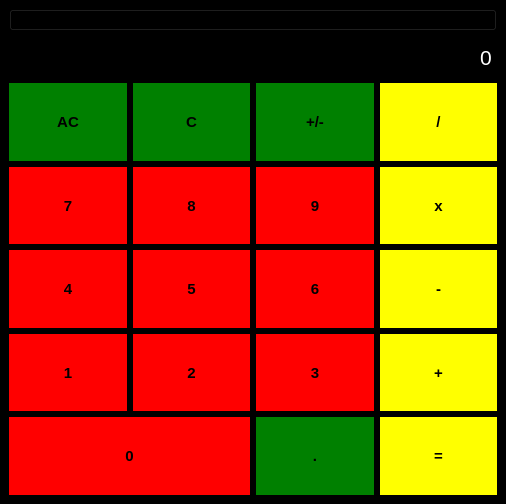
<?xml version="1.0" encoding="UTF-8"?>
<ui version="4.0">
 <class>MainWindow</class>
 <widget class="QMainWindow" name="MainWindow">
  <property name="geometry">
   <rect>
    <x>0</x>
    <y>0</y>
    <width>506</width>
    <height>504</height>
   </rect>
  </property>
  <property name="sizePolicy">
   <sizepolicy hsizetype="Fixed" vsizetype="Fixed">
    <horstretch>0</horstretch>
    <verstretch>0</verstretch>
   </sizepolicy>
  </property>
  <property name="minimumSize">
   <size>
    <width>322</width>
    <height>330</height>
   </size>
  </property>
  <property name="maximumSize">
   <size>
    <width>1000</width>
    <height>1000</height>
   </size>
  </property>
  <property name="palette">
   <palette>
    <active>
     <colorrole role="WindowText">
      <brush brushstyle="SolidPattern">
       <color alpha="255">
        <red>0</red>
        <green>0</green>
        <blue>0</blue>
       </color>
      </brush>
     </colorrole>
     <colorrole role="Light">
      <brush brushstyle="SolidPattern">
       <color alpha="255">
        <red>255</red>
        <green>255</green>
        <blue>255</blue>
       </color>
      </brush>
     </colorrole>
     <colorrole role="Midlight">
      <brush brushstyle="SolidPattern">
       <color alpha="255">
        <red>227</red>
        <green>227</green>
        <blue>227</blue>
       </color>
      </brush>
     </colorrole>
     <colorrole role="Dark">
      <brush brushstyle="SolidPattern">
       <color alpha="255">
        <red>160</red>
        <green>160</green>
        <blue>160</blue>
       </color>
      </brush>
     </colorrole>
     <colorrole role="Mid">
      <brush brushstyle="SolidPattern">
       <color alpha="255">
        <red>160</red>
        <green>160</green>
        <blue>160</blue>
       </color>
      </brush>
     </colorrole>
     <colorrole role="Text">
      <brush brushstyle="SolidPattern">
       <color alpha="255">
        <red>0</red>
        <green>0</green>
        <blue>0</blue>
       </color>
      </brush>
     </colorrole>
     <colorrole role="BrightText">
      <brush brushstyle="SolidPattern">
       <color alpha="255">
        <red>255</red>
        <green>255</green>
        <blue>255</blue>
       </color>
      </brush>
     </colorrole>
     <colorrole role="ButtonText">
      <brush brushstyle="SolidPattern">
       <color alpha="255">
        <red>0</red>
        <green>0</green>
        <blue>0</blue>
       </color>
      </brush>
     </colorrole>
     <colorrole role="Shadow">
      <brush brushstyle="SolidPattern">
       <color alpha="255">
        <red>105</red>
        <green>105</green>
        <blue>105</blue>
       </color>
      </brush>
     </colorrole>
     <colorrole role="Highlight">
      <brush brushstyle="SolidPattern">
       <color alpha="255">
        <red>0</red>
        <green>120</green>
        <blue>215</blue>
       </color>
      </brush>
     </colorrole>
     <colorrole role="HighlightedText">
      <brush brushstyle="SolidPattern">
       <color alpha="255">
        <red>255</red>
        <green>255</green>
        <blue>255</blue>
       </color>
      </brush>
     </colorrole>
     <colorrole role="Link">
      <brush brushstyle="SolidPattern">
       <color alpha="255">
        <red>0</red>
        <green>0</green>
        <blue>255</blue>
       </color>
      </brush>
     </colorrole>
     <colorrole role="LinkVisited">
      <brush brushstyle="SolidPattern">
       <color alpha="255">
        <red>255</red>
        <green>0</green>
        <blue>255</blue>
       </color>
      </brush>
     </colorrole>
     <colorrole role="AlternateBase">
      <brush brushstyle="SolidPattern">
       <color alpha="255">
        <red>245</red>
        <green>245</green>
        <blue>245</blue>
       </color>
      </brush>
     </colorrole>
     <colorrole role="NoRole">
      <brush brushstyle="NoBrush">
       <color alpha="255">
        <red>0</red>
        <green>0</green>
        <blue>0</blue>
       </color>
      </brush>
     </colorrole>
     <colorrole role="ToolTipBase">
      <brush brushstyle="SolidPattern">
       <color alpha="255">
        <red>255</red>
        <green>255</green>
        <blue>220</blue>
       </color>
      </brush>
     </colorrole>
     <colorrole role="ToolTipText">
      <brush brushstyle="SolidPattern">
       <color alpha="255">
        <red>0</red>
        <green>0</green>
        <blue>0</blue>
       </color>
      </brush>
     </colorrole>
     <colorrole role="PlaceholderText">
      <brush brushstyle="SolidPattern">
       <color alpha="255">
        <red>0</red>
        <green>0</green>
        <blue>0</blue>
       </color>
      </brush>
     </colorrole>
    </active>
    <inactive>
     <colorrole role="WindowText">
      <brush brushstyle="SolidPattern">
       <color alpha="255">
        <red>0</red>
        <green>0</green>
        <blue>0</blue>
       </color>
      </brush>
     </colorrole>
     <colorrole role="Light">
      <brush brushstyle="SolidPattern">
       <color alpha="255">
        <red>255</red>
        <green>255</green>
        <blue>255</blue>
       </color>
      </brush>
     </colorrole>
     <colorrole role="Midlight">
      <brush brushstyle="SolidPattern">
       <color alpha="255">
        <red>227</red>
        <green>227</green>
        <blue>227</blue>
       </color>
      </brush>
     </colorrole>
     <colorrole role="Dark">
      <brush brushstyle="SolidPattern">
       <color alpha="255">
        <red>160</red>
        <green>160</green>
        <blue>160</blue>
       </color>
      </brush>
     </colorrole>
     <colorrole role="Mid">
      <brush brushstyle="SolidPattern">
       <color alpha="255">
        <red>160</red>
        <green>160</green>
        <blue>160</blue>
       </color>
      </brush>
     </colorrole>
     <colorrole role="Text">
      <brush brushstyle="SolidPattern">
       <color alpha="255">
        <red>0</red>
        <green>0</green>
        <blue>0</blue>
       </color>
      </brush>
     </colorrole>
     <colorrole role="BrightText">
      <brush brushstyle="SolidPattern">
       <color alpha="255">
        <red>255</red>
        <green>255</green>
        <blue>255</blue>
       </color>
      </brush>
     </colorrole>
     <colorrole role="ButtonText">
      <brush brushstyle="SolidPattern">
       <color alpha="255">
        <red>0</red>
        <green>0</green>
        <blue>0</blue>
       </color>
      </brush>
     </colorrole>
     <colorrole role="Shadow">
      <brush brushstyle="SolidPattern">
       <color alpha="255">
        <red>105</red>
        <green>105</green>
        <blue>105</blue>
       </color>
      </brush>
     </colorrole>
     <colorrole role="Highlight">
      <brush brushstyle="SolidPattern">
       <color alpha="255">
        <red>240</red>
        <green>240</green>
        <blue>240</blue>
       </color>
      </brush>
     </colorrole>
     <colorrole role="HighlightedText">
      <brush brushstyle="SolidPattern">
       <color alpha="255">
        <red>0</red>
        <green>0</green>
        <blue>0</blue>
       </color>
      </brush>
     </colorrole>
     <colorrole role="Link">
      <brush brushstyle="SolidPattern">
       <color alpha="255">
        <red>0</red>
        <green>0</green>
        <blue>255</blue>
       </color>
      </brush>
     </colorrole>
     <colorrole role="LinkVisited">
      <brush brushstyle="SolidPattern">
       <color alpha="255">
        <red>255</red>
        <green>0</green>
        <blue>255</blue>
       </color>
      </brush>
     </colorrole>
     <colorrole role="AlternateBase">
      <brush brushstyle="SolidPattern">
       <color alpha="255">
        <red>245</red>
        <green>245</green>
        <blue>245</blue>
       </color>
      </brush>
     </colorrole>
     <colorrole role="NoRole">
      <brush brushstyle="NoBrush">
       <color alpha="255">
        <red>0</red>
        <green>0</green>
        <blue>0</blue>
       </color>
      </brush>
     </colorrole>
     <colorrole role="ToolTipBase">
      <brush brushstyle="SolidPattern">
       <color alpha="255">
        <red>255</red>
        <green>255</green>
        <blue>220</blue>
       </color>
      </brush>
     </colorrole>
     <colorrole role="ToolTipText">
      <brush brushstyle="SolidPattern">
       <color alpha="255">
        <red>0</red>
        <green>0</green>
        <blue>0</blue>
       </color>
      </brush>
     </colorrole>
     <colorrole role="PlaceholderText">
      <brush brushstyle="SolidPattern">
       <color alpha="255">
        <red>0</red>
        <green>0</green>
        <blue>0</blue>
       </color>
      </brush>
     </colorrole>
    </inactive>
    <disabled>
     <colorrole role="WindowText">
      <brush brushstyle="SolidPattern">
       <color alpha="255">
        <red>0</red>
        <green>0</green>
        <blue>0</blue>
       </color>
      </brush>
     </colorrole>
     <colorrole role="Light">
      <brush brushstyle="SolidPattern">
       <color alpha="255">
        <red>255</red>
        <green>255</green>
        <blue>255</blue>
       </color>
      </brush>
     </colorrole>
     <colorrole role="Midlight">
      <brush brushstyle="SolidPattern">
       <color alpha="255">
        <red>247</red>
        <green>247</green>
        <blue>247</blue>
       </color>
      </brush>
     </colorrole>
     <colorrole role="Dark">
      <brush brushstyle="SolidPattern">
       <color alpha="255">
        <red>160</red>
        <green>160</green>
        <blue>160</blue>
       </color>
      </brush>
     </colorrole>
     <colorrole role="Mid">
      <brush brushstyle="SolidPattern">
       <color alpha="255">
        <red>160</red>
        <green>160</green>
        <blue>160</blue>
       </color>
      </brush>
     </colorrole>
     <colorrole role="Text">
      <brush brushstyle="SolidPattern">
       <color alpha="255">
        <red>0</red>
        <green>0</green>
        <blue>0</blue>
       </color>
      </brush>
     </colorrole>
     <colorrole role="BrightText">
      <brush brushstyle="SolidPattern">
       <color alpha="255">
        <red>255</red>
        <green>255</green>
        <blue>255</blue>
       </color>
      </brush>
     </colorrole>
     <colorrole role="ButtonText">
      <brush brushstyle="SolidPattern">
       <color alpha="255">
        <red>0</red>
        <green>0</green>
        <blue>0</blue>
       </color>
      </brush>
     </colorrole>
     <colorrole role="Shadow">
      <brush brushstyle="SolidPattern">
       <color alpha="255">
        <red>0</red>
        <green>0</green>
        <blue>0</blue>
       </color>
      </brush>
     </colorrole>
     <colorrole role="Highlight">
      <brush brushstyle="SolidPattern">
       <color alpha="255">
        <red>0</red>
        <green>120</green>
        <blue>215</blue>
       </color>
      </brush>
     </colorrole>
     <colorrole role="HighlightedText">
      <brush brushstyle="SolidPattern">
       <color alpha="255">
        <red>255</red>
        <green>255</green>
        <blue>255</blue>
       </color>
      </brush>
     </colorrole>
     <colorrole role="Link">
      <brush brushstyle="SolidPattern">
       <color alpha="255">
        <red>0</red>
        <green>0</green>
        <blue>255</blue>
       </color>
      </brush>
     </colorrole>
     <colorrole role="LinkVisited">
      <brush brushstyle="SolidPattern">
       <color alpha="255">
        <red>255</red>
        <green>0</green>
        <blue>255</blue>
       </color>
      </brush>
     </colorrole>
     <colorrole role="AlternateBase">
      <brush brushstyle="SolidPattern">
       <color alpha="255">
        <red>245</red>
        <green>245</green>
        <blue>245</blue>
       </color>
      </brush>
     </colorrole>
     <colorrole role="NoRole">
      <brush brushstyle="NoBrush">
       <color alpha="255">
        <red>0</red>
        <green>0</green>
        <blue>0</blue>
       </color>
      </brush>
     </colorrole>
     <colorrole role="ToolTipBase">
      <brush brushstyle="SolidPattern">
       <color alpha="255">
        <red>255</red>
        <green>255</green>
        <blue>220</blue>
       </color>
      </brush>
     </colorrole>
     <colorrole role="ToolTipText">
      <brush brushstyle="SolidPattern">
       <color alpha="255">
        <red>0</red>
        <green>0</green>
        <blue>0</blue>
       </color>
      </brush>
     </colorrole>
     <colorrole role="PlaceholderText">
      <brush brushstyle="SolidPattern">
       <color alpha="255">
        <red>0</red>
        <green>0</green>
        <blue>0</blue>
       </color>
      </brush>
     </colorrole>
    </disabled>
   </palette>
  </property>
  <property name="windowTitle">
   <string>Calculator</string>
  </property>
  <property name="styleSheet">
   <string notr="true">QMainWindow{
background-color: black;
color :rgb(0,0,0);
}
QMessageBox
{
	background: #000;
	color: red;
}
QMessageBox QLabel
{
	color: red;
}
QMessageBox QPushButton
{
	background:blue;
	foreground: red;
    color:white;
}</string>
  </property>
  <property name="toolButtonStyle">
   <enum>Qt::ToolButtonTextOnly</enum>
  </property>
  <property name="unifiedTitleAndToolBarOnMac">
   <bool>false</bool>
  </property>
  <widget class="QWidget" name="centralwidget">
   <property name="styleSheet">
    <string notr="true">QWidget#centralwidget{
background-color: black;
color :rgb(0,0,0);
}</string>
   </property>
   <layout class="QGridLayout" name="gridLayout">
    <item row="6" column="0">
     <widget class="QPushButton" name="pushButton__4">
      <property name="sizePolicy">
       <sizepolicy hsizetype="Minimum" vsizetype="Expanding">
        <horstretch>0</horstretch>
        <verstretch>0</verstretch>
       </sizepolicy>
      </property>
      <property name="font">
       <font>
        <pointsize>11</pointsize>
        <bold>true</bold>
       </font>
      </property>
      <property name="styleSheet">
       <string notr="true">QPushButton
{
	border :1px solid red;
	background-color : red;
}

QPushButton:hover:!pressed 
{
	border :1px solid blue;
	background-color : blue;
}
</string>
      </property>
      <property name="text">
       <string>4</string>
      </property>
     </widget>
    </item>
    <item row="0" column="0" colspan="4">
     <widget class="QPushButton" name="buffer_label">
      <property name="styleSheet">
       <string notr="true">color:white;
background-color:black;
text-align:right;
</string>
      </property>
      <property name="text">
       <string/>
      </property>
     </widget>
    </item>
    <item row="5" column="3">
     <widget class="QPushButton" name="pushButton__multy">
      <property name="sizePolicy">
       <sizepolicy hsizetype="Minimum" vsizetype="Expanding">
        <horstretch>0</horstretch>
        <verstretch>0</verstretch>
       </sizepolicy>
      </property>
      <property name="font">
       <font>
        <pointsize>11</pointsize>
        <bold>true</bold>
       </font>
      </property>
      <property name="styleSheet">
       <string notr="true">QPushButton{
background-color: yellow;
border: 1px solid yellow;
}</string>
      </property>
      <property name="text">
       <string>x</string>
      </property>
     </widget>
    </item>
    <item row="5" column="2">
     <widget class="QPushButton" name="pushButton__9">
      <property name="sizePolicy">
       <sizepolicy hsizetype="Minimum" vsizetype="Expanding">
        <horstretch>0</horstretch>
        <verstretch>0</verstretch>
       </sizepolicy>
      </property>
      <property name="font">
       <font>
        <pointsize>11</pointsize>
        <bold>true</bold>
       </font>
      </property>
      <property name="styleSheet">
       <string notr="true">QPushButton
{
	border :1px solid red;
	background-color : red;
}

QPushButton:hover:!pressed 
{
	border :1px solid blue;
	background-color : blue;
}
</string>
      </property>
      <property name="text">
       <string>9</string>
      </property>
     </widget>
    </item>
    <item row="4" column="3">
     <widget class="QPushButton" name="pushButton__dis">
      <property name="sizePolicy">
       <sizepolicy hsizetype="Minimum" vsizetype="Expanding">
        <horstretch>0</horstretch>
        <verstretch>0</verstretch>
       </sizepolicy>
      </property>
      <property name="font">
       <font>
        <pointsize>11</pointsize>
        <bold>true</bold>
       </font>
      </property>
      <property name="styleSheet">
       <string notr="true">QPushButton{
background-color: yellow;
border: 1px solid yellow;
}</string>
      </property>
      <property name="text">
       <string>/</string>
      </property>
     </widget>
    </item>
    <item row="7" column="2">
     <widget class="QPushButton" name="pushButton__3">
      <property name="sizePolicy">
       <sizepolicy hsizetype="Minimum" vsizetype="Expanding">
        <horstretch>0</horstretch>
        <verstretch>0</verstretch>
       </sizepolicy>
      </property>
      <property name="font">
       <font>
        <pointsize>11</pointsize>
        <bold>true</bold>
       </font>
      </property>
      <property name="styleSheet">
       <string notr="true">QPushButton
{
	border :1px solid red;
	background-color : red;
}

QPushButton:hover:!pressed 
{
	border :1px solid blue;
	background-color : blue;
}
</string>
      </property>
      <property name="text">
       <string>3</string>
      </property>
     </widget>
    </item>
    <item row="6" column="3">
     <widget class="QPushButton" name="pushButton__minus">
      <property name="sizePolicy">
       <sizepolicy hsizetype="Minimum" vsizetype="Expanding">
        <horstretch>0</horstretch>
        <verstretch>0</verstretch>
       </sizepolicy>
      </property>
      <property name="font">
       <font>
        <pointsize>11</pointsize>
        <bold>true</bold>
       </font>
      </property>
      <property name="styleSheet">
       <string notr="true">QPushButton{
background-color: yellow;
border: 1px solid yellow;
}</string>
      </property>
      <property name="text">
       <string>-</string>
      </property>
     </widget>
    </item>
    <item row="1" column="0" colspan="4">
     <widget class="QLineEdit" name="result_show">
      <property name="sizePolicy">
       <sizepolicy hsizetype="Minimum" vsizetype="Expanding">
        <horstretch>0</horstretch>
        <verstretch>0</verstretch>
       </sizepolicy>
      </property>
      <property name="maximumSize">
       <size>
        <width>16777215</width>
        <height>40</height>
       </size>
      </property>
      <property name="font">
       <font>
        <pointsize>16</pointsize>
       </font>
      </property>
      <property name="styleSheet">
       <string notr="true">Background-color:black;
color:white;</string>
      </property>
      <property name="text">
       <string>0</string>
      </property>
      <property name="alignment">
       <set>Qt::AlignRight|Qt::AlignTrailing|Qt::AlignVCenter</set>
      </property>
      <property name="readOnly">
       <bool>true</bool>
      </property>
     </widget>
    </item>
    <item row="5" column="1">
     <widget class="QPushButton" name="pushButton__8">
      <property name="sizePolicy">
       <sizepolicy hsizetype="Minimum" vsizetype="Expanding">
        <horstretch>0</horstretch>
        <verstretch>0</verstretch>
       </sizepolicy>
      </property>
      <property name="font">
       <font>
        <pointsize>11</pointsize>
        <bold>true</bold>
       </font>
      </property>
      <property name="styleSheet">
       <string notr="true">QPushButton
{
	border :1px solid red;
	background-color : red;
}

QPushButton:hover:!pressed 
{
	border :1px solid blue;
	background-color : blue;
}
</string>
      </property>
      <property name="text">
       <string>8</string>
      </property>
     </widget>
    </item>
    <item row="8" column="3">
     <widget class="QPushButton" name="pushButton__eq">
      <property name="sizePolicy">
       <sizepolicy hsizetype="Minimum" vsizetype="Expanding">
        <horstretch>0</horstretch>
        <verstretch>0</verstretch>
       </sizepolicy>
      </property>
      <property name="font">
       <font>
        <pointsize>11</pointsize>
        <bold>true</bold>
       </font>
      </property>
      <property name="styleSheet">
       <string notr="true">QPushButton{
background-color: yellow;
border: 1px solid yellow;
}</string>
      </property>
      <property name="text">
       <string>=</string>
      </property>
     </widget>
    </item>
    <item row="5" column="0">
     <widget class="QPushButton" name="pushButton__7">
      <property name="sizePolicy">
       <sizepolicy hsizetype="Minimum" vsizetype="Expanding">
        <horstretch>0</horstretch>
        <verstretch>0</verstretch>
       </sizepolicy>
      </property>
      <property name="font">
       <font>
        <pointsize>11</pointsize>
        <bold>true</bold>
       </font>
      </property>
      <property name="styleSheet">
       <string notr="true">QPushButton
{
	border :1px solid red;
	background-color : red;
}

QPushButton:hover:!pressed 
{
	border :1px solid blue;
	background-color : blue;
}
</string>
      </property>
      <property name="text">
       <string>7</string>
      </property>
     </widget>
    </item>
    <item row="6" column="1">
     <widget class="QPushButton" name="pushButton__5">
      <property name="sizePolicy">
       <sizepolicy hsizetype="Minimum" vsizetype="Expanding">
        <horstretch>0</horstretch>
        <verstretch>0</verstretch>
       </sizepolicy>
      </property>
      <property name="font">
       <font>
        <pointsize>11</pointsize>
        <bold>true</bold>
       </font>
      </property>
      <property name="styleSheet">
       <string notr="true">QPushButton
{
	border :1px solid red;
	background-color : red;
}

QPushButton:hover:!pressed 
{
	border :1px solid blue;
	background-color : blue;
}
</string>
      </property>
      <property name="text">
       <string>5</string>
      </property>
     </widget>
    </item>
    <item row="7" column="3">
     <widget class="QPushButton" name="pushButton__plus">
      <property name="sizePolicy">
       <sizepolicy hsizetype="Minimum" vsizetype="Expanding">
        <horstretch>0</horstretch>
        <verstretch>0</verstretch>
       </sizepolicy>
      </property>
      <property name="font">
       <font>
        <pointsize>11</pointsize>
        <bold>true</bold>
       </font>
      </property>
      <property name="styleSheet">
       <string notr="true">QPushButton{
background-color: yellow;
border: 1px solid yellow;
}</string>
      </property>
      <property name="text">
       <string>+</string>
      </property>
     </widget>
    </item>
    <item row="4" column="2">
     <widget class="QPushButton" name="pushButton__pm">
      <property name="sizePolicy">
       <sizepolicy hsizetype="Minimum" vsizetype="Expanding">
        <horstretch>0</horstretch>
        <verstretch>0</verstretch>
       </sizepolicy>
      </property>
      <property name="font">
       <font>
        <pointsize>11</pointsize>
        <bold>true</bold>
       </font>
      </property>
      <property name="styleSheet">
       <string notr="true">QPushButton 
{
	border :1px solid green;
	background-color : green;
}

QPushButton:hover:!pressed 
{
	border :1px solid blue;
	background-color : blue;
}
</string>
      </property>
      <property name="text">
       <string>+/-</string>
      </property>
     </widget>
    </item>
    <item row="4" column="1">
     <widget class="QPushButton" name="pushButton__cls">
      <property name="sizePolicy">
       <sizepolicy hsizetype="Minimum" vsizetype="Expanding">
        <horstretch>0</horstretch>
        <verstretch>0</verstretch>
       </sizepolicy>
      </property>
      <property name="font">
       <font>
        <pointsize>11</pointsize>
        <bold>true</bold>
       </font>
      </property>
      <property name="styleSheet">
       <string notr="true">QPushButton 
{
	border :1px solid green;
	background-color : green;
}

QPushButton:hover:!pressed 
{
	border :1px solid blue;
	background-color : blue;
}
</string>
      </property>
      <property name="text">
       <string>C</string>
      </property>
     </widget>
    </item>
    <item row="8" column="2">
     <widget class="QPushButton" name="pushButton__dot">
      <property name="sizePolicy">
       <sizepolicy hsizetype="Minimum" vsizetype="Expanding">
        <horstretch>0</horstretch>
        <verstretch>0</verstretch>
       </sizepolicy>
      </property>
      <property name="font">
       <font>
        <pointsize>11</pointsize>
        <bold>true</bold>
       </font>
      </property>
      <property name="styleSheet">
       <string notr="true">QPushButton 
{
	border :1px solid green;
	background-color : green;
}

QPushButton:hover:!pressed 
{
	border :1px solid blue;
	background-color : blue;
}
</string>
      </property>
      <property name="text">
       <string>.</string>
      </property>
     </widget>
    </item>
    <item row="4" column="0">
     <widget class="QPushButton" name="pushButton__ac">
      <property name="sizePolicy">
       <sizepolicy hsizetype="Minimum" vsizetype="Expanding">
        <horstretch>0</horstretch>
        <verstretch>0</verstretch>
       </sizepolicy>
      </property>
      <property name="font">
       <font>
        <pointsize>11</pointsize>
        <bold>true</bold>
       </font>
      </property>
      <property name="styleSheet">
       <string notr="true">QPushButton 
{
	border :1px solid green;
	background-color : green;
}

QPushButton:hover:!pressed 
{
	border :1px solid blue;
	background-color : blue;
}
</string>
      </property>
      <property name="text">
       <string>AC</string>
      </property>
     </widget>
    </item>
    <item row="7" column="1">
     <widget class="QPushButton" name="pushButton__2">
      <property name="sizePolicy">
       <sizepolicy hsizetype="Minimum" vsizetype="Expanding">
        <horstretch>0</horstretch>
        <verstretch>0</verstretch>
       </sizepolicy>
      </property>
      <property name="font">
       <font>
        <pointsize>11</pointsize>
        <bold>true</bold>
       </font>
      </property>
      <property name="styleSheet">
       <string notr="true">QPushButton
{
	border :1px solid red;
	background-color : red;
}

QPushButton:hover:!pressed 
{
	border :1px solid blue;
	background-color : blue;
}
</string>
      </property>
      <property name="text">
       <string>2</string>
      </property>
     </widget>
    </item>
    <item row="6" column="2">
     <widget class="QPushButton" name="pushButton__6">
      <property name="sizePolicy">
       <sizepolicy hsizetype="Minimum" vsizetype="Expanding">
        <horstretch>0</horstretch>
        <verstretch>0</verstretch>
       </sizepolicy>
      </property>
      <property name="font">
       <font>
        <pointsize>11</pointsize>
        <bold>true</bold>
       </font>
      </property>
      <property name="styleSheet">
       <string notr="true">QPushButton
{
	border :1px solid red;
	background-color : red;
}

QPushButton:hover:!pressed 
{
	border :1px solid blue;
	background-color : blue;
}
</string>
      </property>
      <property name="text">
       <string>6</string>
      </property>
     </widget>
    </item>
    <item row="8" column="0" colspan="2">
     <widget class="QPushButton" name="pushButton__0">
      <property name="sizePolicy">
       <sizepolicy hsizetype="Minimum" vsizetype="Expanding">
        <horstretch>0</horstretch>
        <verstretch>0</verstretch>
       </sizepolicy>
      </property>
      <property name="font">
       <font>
        <pointsize>11</pointsize>
        <bold>true</bold>
       </font>
      </property>
      <property name="styleSheet">
       <string notr="true">QPushButton
{
	border :1px solid red;
	background-color : red;
}

QPushButton:hover:!pressed 
{
	border :1px solid blue;
	background-color : blue;
}
</string>
      </property>
      <property name="text">
       <string>0</string>
      </property>
     </widget>
    </item>
    <item row="7" column="0">
     <widget class="QPushButton" name="pushButton__1">
      <property name="sizePolicy">
       <sizepolicy hsizetype="Minimum" vsizetype="Expanding">
        <horstretch>0</horstretch>
        <verstretch>0</verstretch>
       </sizepolicy>
      </property>
      <property name="font">
       <font>
        <pointsize>11</pointsize>
        <bold>true</bold>
       </font>
      </property>
      <property name="styleSheet">
       <string notr="true">QPushButton
{
	border :1px solid red;
	background-color : red;
}

QPushButton:hover:!pressed 
{
	border :1px solid blue;
	background-color : blue;
}
</string>
      </property>
      <property name="text">
       <string>1</string>
      </property>
     </widget>
    </item>
   </layout>
  </widget>
 </widget>
 <resources/>
 <connections/>
</ui>
